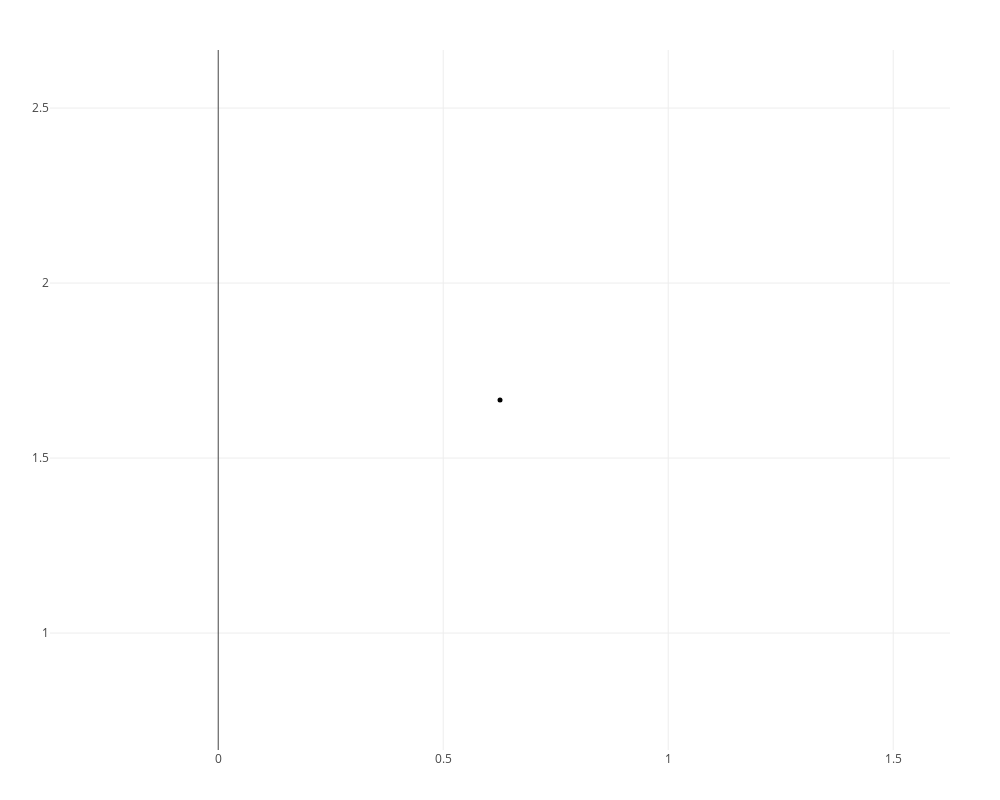

Notebook source saved alongside this figure:
### Markdown cell above
Only one most persistent feature in $H_{2}$.

### Code cell
plotpersistencediagram_pjs(PH,dim=2)

### Figure 1 — Plotly figure (JSON) as saved in the notebook; plotly's stock layout.template omitted (floating-point values rounded to 4 significant figures)
{"data": [{"hoverinfo": "x+y+text", "marker": {"color": "black", "size": 5}, "mode": "markers", "text": ["class/size  1/202"], "textfont": {"family": "Raleway, sans-serif"}, "textposition": "top center", "type": "scatter", "x": [0.6262], "y": [1.666]}, {"hoverinfo": "x+text", "marker": {"color": "red", "size": 6}, "mode": "markers", "text": [], "textfont": {"family": "Raleway, sans-serif"}, "textposition": "top center", "type": "scatter", "x": [], "y": []}], "layout": {"height": 800, "hovermode": "closest", "margin": {"b": 50, "l": 50, "r": 50, "t": 50}, "scene": {"aspectmode": "manual", "aspectratio": {"x": null, "y": null}}, "showlegend": false, "width": 1000}}
